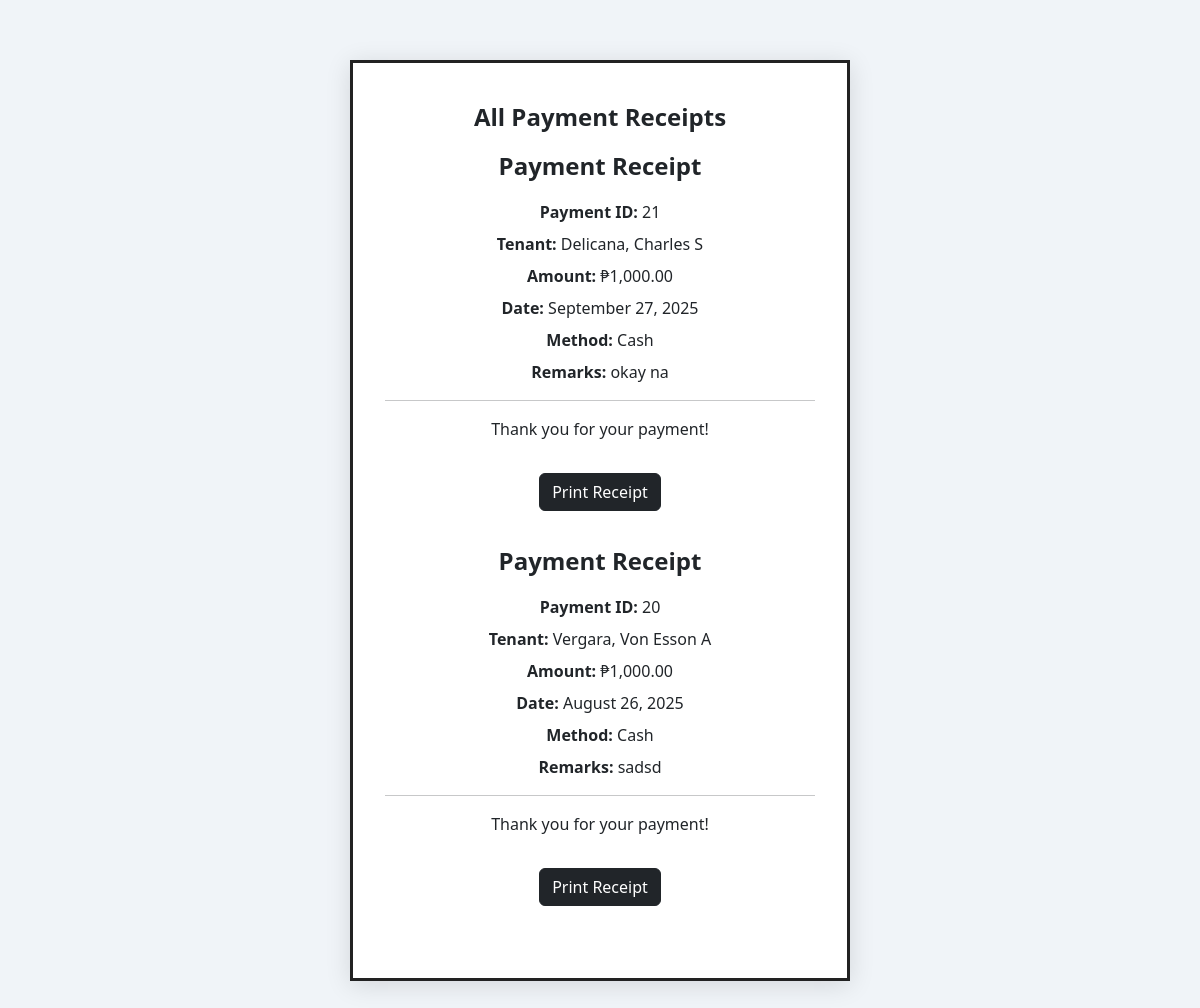
Page /admin/view_receipt.php on the committed database.
### tables this page shows
CREATE TABLE `payments` (
  `payment_id` int(11) NOT NULL,
  `bill_id` int(11) NOT NULL,
  `tenant_id` int(11) NOT NULL,
  `payment_date` date NOT NULL,
  `amount` decimal(10,2) NOT NULL,
  `payment_method` varchar(50) NOT NULL,
  `remarks` text DEFAULT NULL
);

CREATE TABLE `tenant` (
  `tenant_id` int(11) NOT NULL,
  `firstname` varchar(255) NOT NULL,
  `lastname` varchar(255) NOT NULL,
  `mi` varchar(10) NOT NULL,
  `contactno` varchar(20) NOT NULL,
  `email` varchar(255) NOT NULL,
  `account_created` timestamp NOT NULL DEFAULT current_timestamp() ON UPDATE current_timestamp(),
  `status` varchar(100) DEFAULT NULL,
  `room_id` int(11) DEFAULT NULL
);

### admin/view_receipt.php (the view, shortened to what this page needs)
<?php
include '../conn.php';
$payments = mysqli_query($conn, "SELECT payments.*, tenant.lastname, tenant.firstname, tenant.mi FROM payments JOIN billing ON payments.bill_id = billing.bill_id JOIN tenant ON billing.tenant_id = tenant.tenant_id ORDER BY payments.payment_id DESC");
?>
<!DOCTYPE html>
<html lang="en">
<head>
    <link href="https://cdn.jsdelivr.net/npm/bootstrap@5.3.1/dist/css/bootstrap.min.css" rel="stylesheet" />
</head>
<body>
    <div class="container">
        <div class="receipt-board">
            <h2 class="receipt-title">All Payment Receipts</h2>
            <?php while ($pay = mysqli_fetch_assoc($payments)) { ?>
                <div class="receipt-container" style="border:none;box-shadow:none;padding:0;margin-bottom:32px;">
                    <div class="receipt-title">Payment Receipt</div>
                    <div class="receipt-details"><strong>Payment ID:</strong> <?php echo $pay['payment_id']; ?></div>
                    <div class="receipt-details"><strong>Tenant:</strong> <?php echo $pay['lastname'] . ', ' . $pay['firstname'] . ' ' . $pay['mi']; ?></div>
                    <div class="receipt-details"><strong>Amount:</strong> ₱<?php echo number_format($pay['amount'], 2); ?></div>
                    <div class="receipt-details"><strong>Date:</strong> <?php echo date('F d, Y', strtotime($pay['payment_date'])); ?></div>
                    <div class="receipt-details"><strong>Method:</strong> <?php echo $pay['payment_method']; ?></div>
                    <div class="receipt-details"><strong>Remarks:</strong> <?php echo $pay['remarks']; ?></div>
                    <hr>
                    <div class="receipt-details">Thank you for your payment!</div>
                    <button class="btn btn-dark print-btn" onclick="window.print()">Print Receipt</button>
                </div>
            <?php } ?>
        </div>
    </div>
</body>
</html>

### admin/view_receipt.php (style rules this page uses)
body { background: #f0f4f8; }
.receipt-board { background: #fff; border-radius: 0px; border: 3px solid #222; box-shadow: 0 4px 24px rgba(0,0,0,0.12); max-width: 500px; margin: 60px auto; padding: 40px 32px; text-align: center; }
.receipt-title { font-size: 1.5rem; font-weight: bold; margin-bottom: 16px; }
.receipt-details { font-size: 1rem; margin-bottom: 8px; }
.print-btn { margin-top: 24px; }

### rows in the picture
payments: payment_id "21", tenant.lastname "Delicana", tenant.firstname "Charles", tenant.mi "S", amount "1,000.00", payment_date "September 27, 2025", payment_method "Cash", remarks "okay na"
payments: payment_id "20", tenant.lastname "Vergara", tenant.firstname "Von Esson", tenant.mi "A", amount "1,000.00", payment_date "August 26, 2025", payment_method "Cash", remarks "sadsd"
